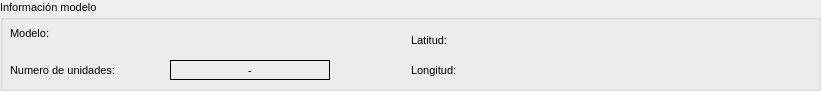
          <widget class="QGroupBox" name="groupBox_4">
           <property name="geometry">
            <rect>
             <x>10</x>
             <y>20</y>
             <width>821</width>
             <height>91</height>
            </rect>
           </property>
           <property name="font">
            <font>
             <pointsize>8</pointsize>
            </font>
           </property>
           <property name="title">
            <string>Información modelo</string>
           </property>
           <widget class="QLabel" name="label_17">
            <property name="geometry">
             <rect>
              <x>10</x>
              <y>60</y>
              <width>131</width>
              <height>21</height>
             </rect>
            </property>
            <property name="text">
             <string>Numero de unidades:</string>
            </property>
           </widget>
           <widget class="QLabel" name="label_18">
            <property name="geometry">
             <rect>
              <x>10</x>
              <y>23</y>
              <width>131</width>
              <height>21</height>
             </rect>
            </property>
            <property name="text">
             <string>Modelo:</string>
            </property>
           </widget>
           <widget class="QLabel" name="lb_unidadesOp">
            <property name="geometry">
             <rect>
              <x>170</x>
              <y>60</y>
              <width>160</width>
              <height>20</height>
             </rect>
            </property>
            <property name="frameShape">
             <enum>QFrame::Box</enum>
            </property>
            <property name="frameShadow">
             <enum>QFrame::Plain</enum>
            </property>
            <property name="text">
             <string>-</string>
            </property>
            <property name="alignment">
             <set>Qt::AlignCenter</set>
            </property>
           </widget>
           <widget class="QLabel" name="label_68">
            <property name="geometry">
             <rect>
              <x>411</x>
              <y>30</y>
              <width>131</width>
              <height>21</height>
             </rect>
            </property>
            <property name="text">
             <string>Latitud:</string>
            </property>
           </widget>
           <widget class="QLabel" name="label_69">
            <property name="geometry">
             <rect>
              <x>411</x>
              <y>60</y>
              <width>131</width>
              <height>21</height>
             </rect>
            </property>
            <property name="text">
             <string>Longitud:</string>
            </property>
           </widget>
          </widget>
